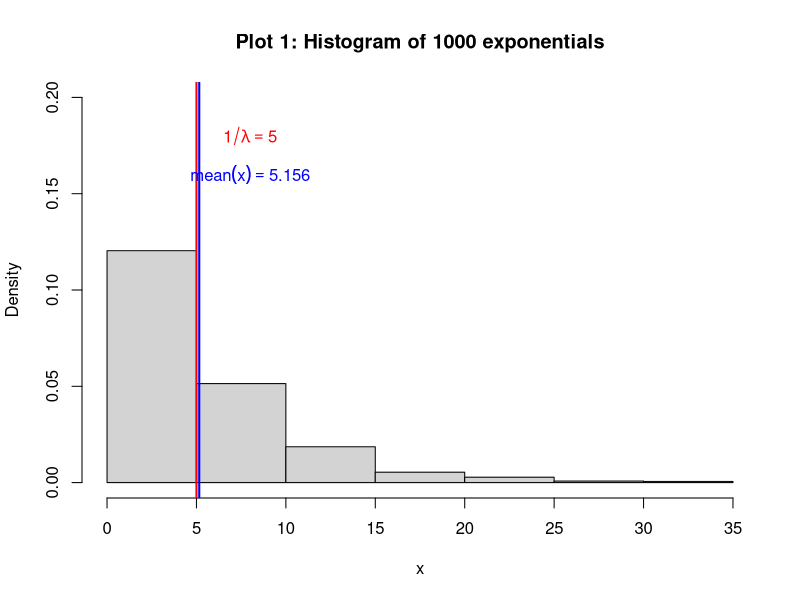
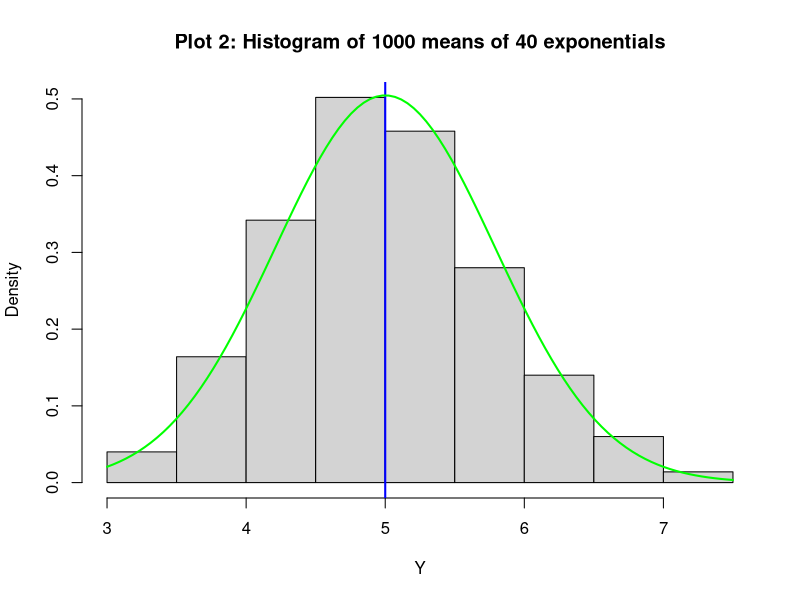

Source code (R) for these figures, in order:
## ---- chunk 1
## 
## Statistical Inference - Project
##
library(dplyr)
library(ggplot2)
library(ggpubr)
library(knitr)
knitr::opts_chunk$set(echo = TRUE)
knitr::opts_chunk$set(fig.width=12, fig.height=10)
## ---- chunk 2
set.seed(1)
lambda = 0.2
x <-rexp(1000, rate = lambda)
hist(x,main="Plot 1: Histogram of 1000 exponentials",xlim=c(0,35),ylim=c(0,0.2),freq=FALSE)
abline(v=mean(x),col = "blue", lwd = 2)
abline(v=1/lambda,col = "red", lw = 2) 
text(8,0.18,expression(1/lambda == 5), col = "red")
text(8,0.16,expression(mean(x) == 5.156), col = "blue")
## ---- chunk 3
print(mean(x))
print(sd(x))
print(var(x))
## ---- chunk 4
rate = 0.2
mns = NULL
size=40
for (i in 1 : 1000) mns = c(mns, mean(rexp(size,rate=lambda)))
# histogram of the density
hist(mns, main ="Plot 2: Histogram of 1000 means of 40 exponentials", xlab="Y",freq=FALSE)  
abline(v=5,col="blue", lwd=2)
curve(dnorm(x, mean=1/lambda, sd=1/lambda/sqrt(size)), col="green", lwd=2, add=TRUE, yaxt="n")
## ---- chunk 5
moy <- mean(mns)
sd_mns <- sd(mns)
print(moy)
print(sd_mns)
